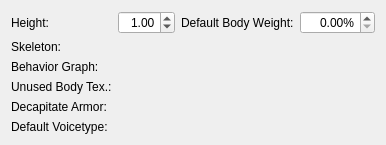
         <widget class="QWidget" name="tabBodyM">
          <attribute name="title">
           <string>Male</string>
          </attribute>
          <layout class="QGridLayout" name="gridLayout_24">
           <item row="4" column="0">
            <widget class="QLabel" name="label_51">
             <property name="text">
              <string>Decapitate Armor:</string>
             </property>
             <property name="buddy">
              <cstring>decapArmorM</cstring>
             </property>
            </widget>
           </item>
           <item row="0" column="3">
            <widget class="QDoubleSpinBox" name="bodyWeightM">
             <property name="whatsThis">
              <string>Control the default body weight for actors of this race. This is purely visual.</string>
             </property>
             <property name="alignment">
              <set>Qt::AlignRight|Qt::AlignTrailing|Qt::AlignVCenter</set>
             </property>
             <property name="suffix">
              <string>%</string>
             </property>
             <property name="maximum">
              <double>100.000000000000000</double>
             </property>
            </widget>
           </item>
           <item row="1" column="0">
            <widget class="QLabel" name="label_48">
             <property name="text">
              <string>Skeleton:</string>
             </property>
             <property name="buddy">
              <cstring>skeletonM</cstring>
             </property>
            </widget>
           </item>
           <item row="0" column="0">
            <widget class="QLabel" name="label_49">
             <property name="text">
              <string>Height:</string>
             </property>
             <property name="buddy">
              <cstring>heightMultM</cstring>
             </property>
            </widget>
           </item>
           <item row="0" column="2">
            <widget class="QLabel" name="label_46">
             <property name="text">
              <string>Default Body Weight:</string>
             </property>
             <property name="buddy">
              <cstring>bodyWeightM</cstring>
             </property>
            </widget>
           </item>
           <item row="3" column="1" colspan="3">
            <widget class="DKFormNIFPicker" name="bodyTextureM">
             <property name="whatsThis">
              <string>&lt;p&gt;This field is no longer used. It's a leftover from Oblivion, which used *.egt files to control FaceGen-related textures.&lt;/p&gt;
&lt;p&gt;In Skyrim, the baseline visuals for an actor's body are determined by an Armor form designed to be used as a &quot;skin.&quot; If you wish to modify a race's textures, you should edit the Armor and ArmorAddons that make up their skin. Note that it's common for multiple races to use the same ArmorAddons to provide their skins.&lt;/p&gt;</string>
             </property>
            </widget>
           </item>
           <item row="5" column="0">
            <widget class="QLabel" name="label_52">
             <property name="text">
              <string>Default Voicetype:</string>
             </property>
             <property name="buddy">
              <cstring>voicetypeM</cstring>
             </property>
            </widget>
           </item>
           <item row="2" column="0">
            <widget class="QLabel" name="label_100">
             <property name="text">
              <string>Behavior Graph:</string>
             </property>
             <property name="buddy">
              <cstring>behaviorGraphM</cstring>
             </property>
            </widget>
           </item>
           <item row="2" column="1" colspan="3">
            <widget class="DKFormNIFPicker" name="behaviorGraphM">
             <property name="whatsThis">
              <string>Specify a Havok behavior graph (*.hkx) file for actors of this race and sex. Behavior graphs contain animation definitions, allowing animations to accept parameters that vary at run-time and emit events that the game engine can react to. Race behavior graphs are sex-differentiated because per-sex behavior graphs can include or override animations in general behavior graph files, e.g. to provide male and female actors with different walk cycles.</string>
             </property>
            </widget>
           </item>
           <item row="0" column="1">
            <widget class="QDoubleSpinBox" name="heightMultM">
             <property name="whatsThis">
              <string>This value nominally scales the height for actors of this race and sex. In reality, it scales their entire size.</string>
             </property>
             <property name="alignment">
              <set>Qt::AlignRight|Qt::AlignTrailing|Qt::AlignVCenter</set>
             </property>
             <property name="value">
              <double>1.000000000000000</double>
             </property>
            </widget>
           </item>
           <item row="3" column="0">
            <widget class="QLabel" name="label_47">
             <property name="text">
              <string>Unused Body Tex.:</string>
             </property>
             <property name="buddy">
              <cstring>bodyTextureM</cstring>
             </property>
            </widget>
           </item>
           <item row="5" column="1" colspan="3">
            <widget class="DKFormPicker" name="voicetypeM">
             <property name="whatsThis">
              <string>Specify the default voicetype for male actors of this race. Male actors can only use male voicetypes. If you don't specify a voicetype, the hardcoded AdultMaleVoice1 form will be used.</string>
             </property>
            </widget>
           </item>
           <item row="1" column="1" colspan="3">
            <widget class="DKFormNIFPicker" name="skeletonM">
             <property name="whatsThis">
              <string>Specify an animation skeleton (*.nif) for actors of this race and sex.</string>
             </property>
            </widget>
           </item>
           <item row="4" column="1" colspan="3">
            <widget class="DKFormPicker" name="decapArmorM">
             <property name="whatsThis">
              <string>When an actor is decapitated, the game will cut their skin mesh at the neck, based on vertex weights. If that were all the game did, however, then you'd see jagged edges following vertex boundaries, akin to cutting a piece of paper along a dotted zig-zagged line. Instead, the game will force the decapitated actor to equip a special Armor (often called a &quot;gore cap&quot;) that resembles two bloody stumps: one on the neck side and one on the head side. Here, you can specify that Armor, per sex.</string>
             </property>
            </widget>
           </item>
          </layout>
         </widget>
